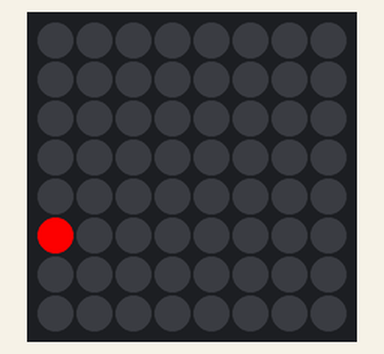
Simulated run of this program. Board: Raspberry Pi (BCM pin numbers) with a Sense HAT. On the bench: the Sense HAT's 8×8 RGB LED matrix. At 16.0 s the program stops and its outputs stay as they are.

Above: at 0.1 s.
At 2.1 s:
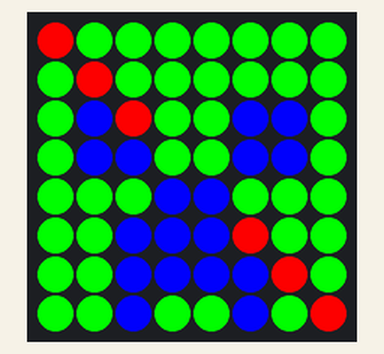
At 4.1 s:
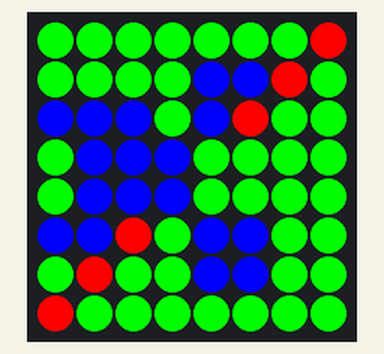
At 8.1 s:
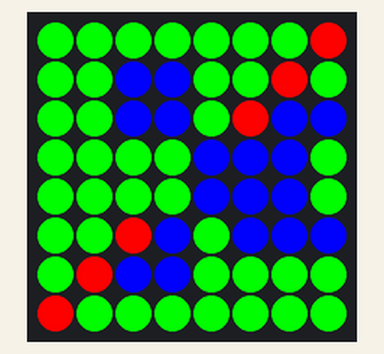
At 12.1 s:
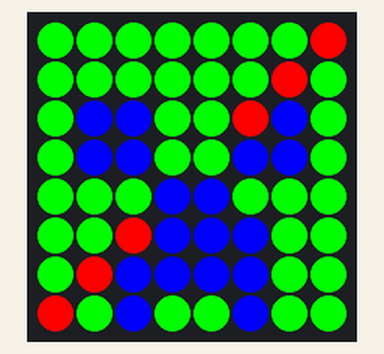
At 14.1 s:
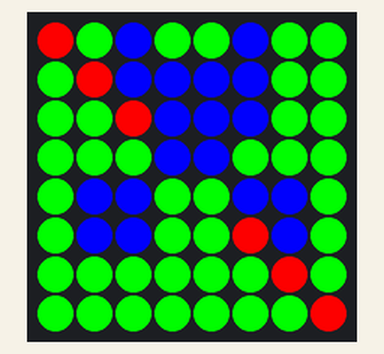

Measured:
- what the display in image 1 shows lasts 2.0 s, from 2.0 s to 4.0 s

The program:

set_pixel.py
```python
from sense_hat import SenseHat
import time
from random import choice

sense = SenseHat()

r = (255, 0, 0)
g = (0, 255, 0)
b = (0, 0, 255)
yellow = (255, 255, 0)
magenta = (255, 0, 255)
cyan = (0, 255, 255)
white = (255, 255, 255)
black = (0, 0, 0)
#colour_lst = [red, green, blue, yellow, magenta, cyan, white, black]

sense.set_pixel(0, 5, r)
time.sleep(2)
creeper_pixels = [
    r, g, g, g, g, g, g, g,
    g, r, g, g, g, g, g, g,
    g, b, r, g, g, b, b, g,
    g, b, b, g, g, b, b, g,
    g, g, g, b, b, g, g, g,
    g, g, b, b, b, r, g, g,
    g, g, b, b, b, b, r, g,
    g, g, b, g, g, b, g, r
]

sense.set_pixels(creeper_pixels)
time.sleep(2)
sense.set_rotation(90)
time.sleep(2)
sense.set_rotation(180)
time.sleep(2)
sense.set_rotation(270)
time.sleep(2)
sense.set_rotation(0)
time.sleep(2)
sense.flip_h()
time.sleep(2)
sense.flip_v()
time.sleep(2)
sense.clear()
```
